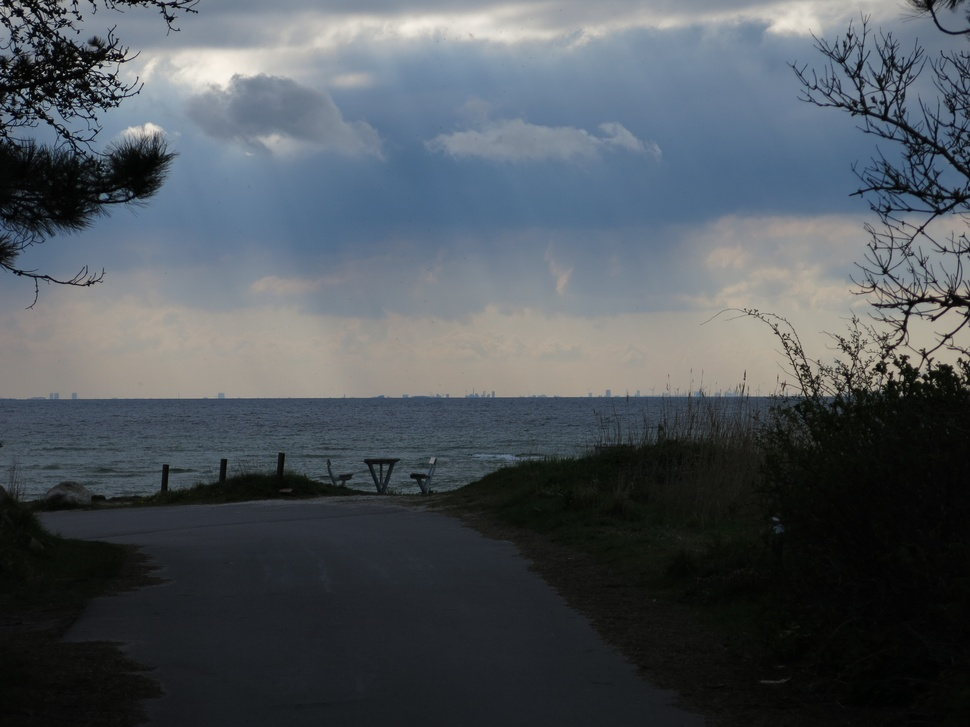
%> input picture IMG_3352.JPG, 970 x 727 px, shrunk from 4000 x 3000 before the run
$ octave His_qual.m   (GNU Octave 9; MATLAB toolbox functions it lacks are replaced by stand-ins)
%> lines starting %> are read from the running program, lines starting %| are printed output that depends on the picture
close all;
clear all;
clc;
[f,p]=uigetfile('.jpg');
%> the answer given: IMG_3352.JPG
i=strcat(p,f);
x=imread(i);
%> x is the input picture: size 727x970x3 uint8; mean R, G, B 78.5, 85.2, 91.2
if size(x,3)==3
rp=x(:,:,1);
gp=x(:,:,2);
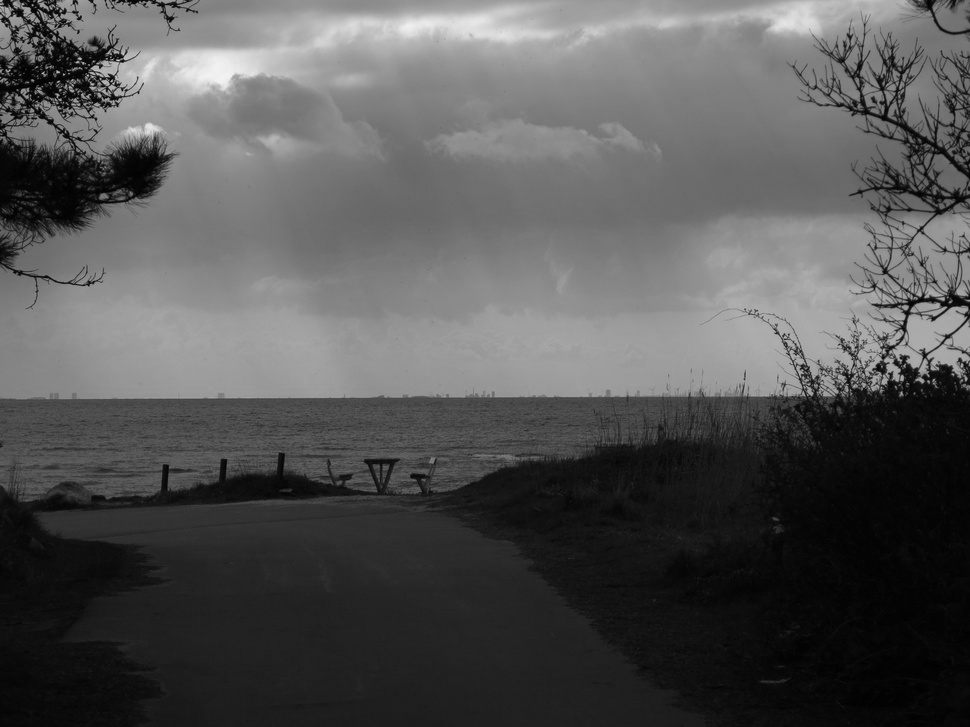
%> gp: size 727x970 uint8; min 0, max 244, mean 85.2
bp=x(:,:,3);
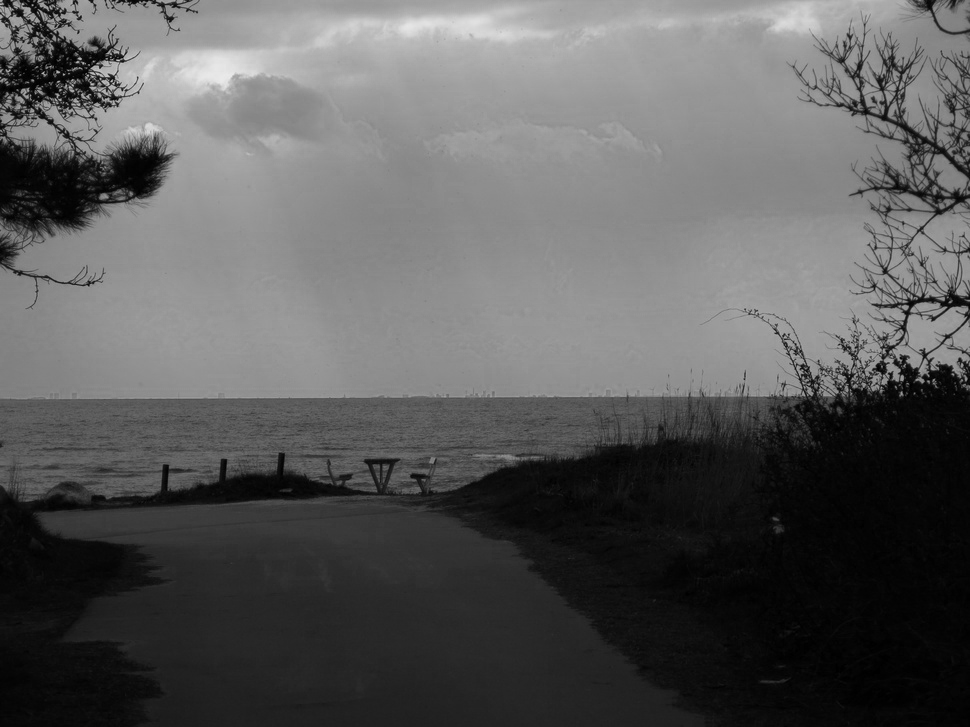
%> bp: size 727x970 uint8; min 0, max 235, mean 91.2
[xr,yr]=imhist(rp);
%> xr = 256 values, max 13582 at index 7, min 0 at index 251, mean 2754.6; yr = 256 values from 0 to 255
[xg,yg]=imhist(gp);
%> xg = 256 values, max 11468 at index 34, min 0 at index 246, mean 2754.6; yg = 256 values from 0 to 255
[xb,yb]=imhist(bp);
%> xb = 256 values, max 15766 at index 6, min 0 at index 237, mean 2754.6; yb = 256 values from 0 to 255
rp_h=histeq(rp);
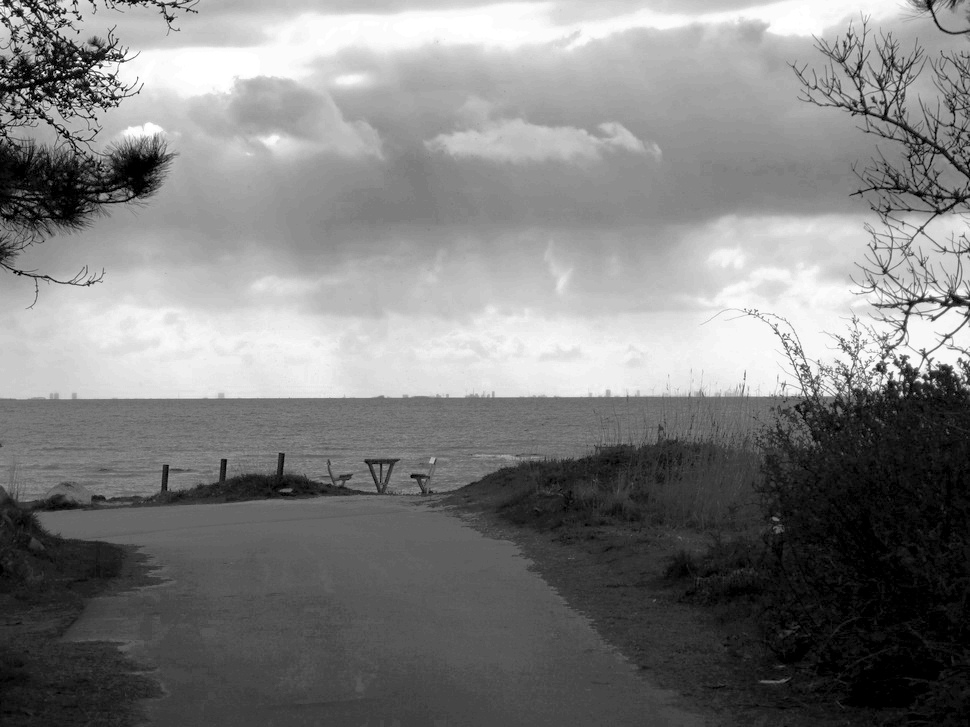
%> rp_h: size 727x970 uint8; min 0, max 255, mean 126.5
gp_h=histeq(gp);
bp_h=histeq(bp);
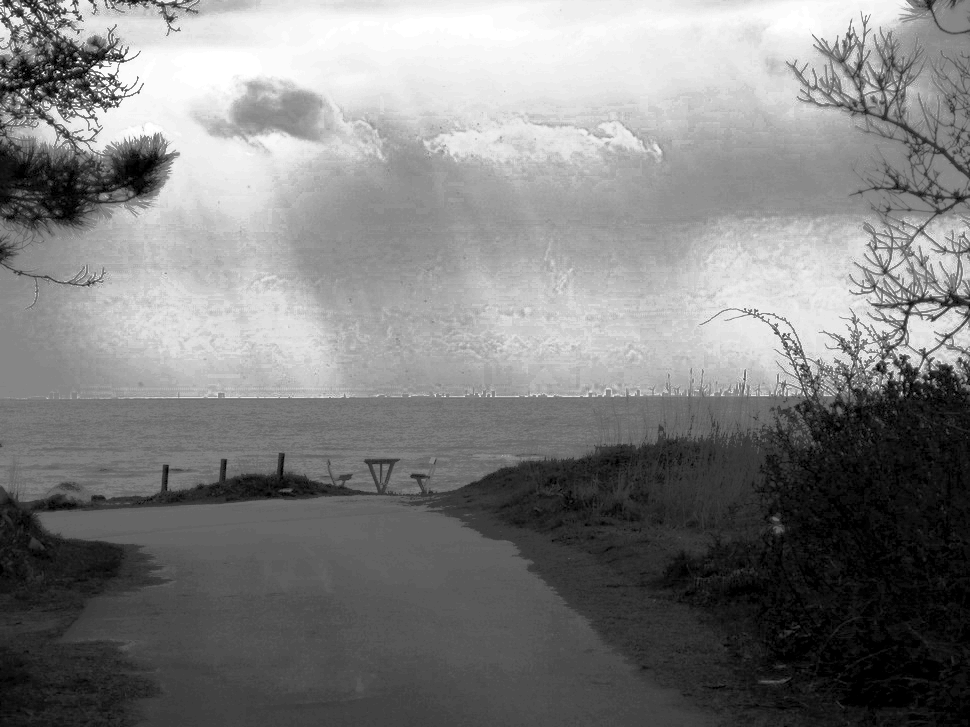
%> bp_h: size 727x970 uint8; min 0, max 255, mean 127
out_im=cat(3,rp_h,gp_h,bp_h);
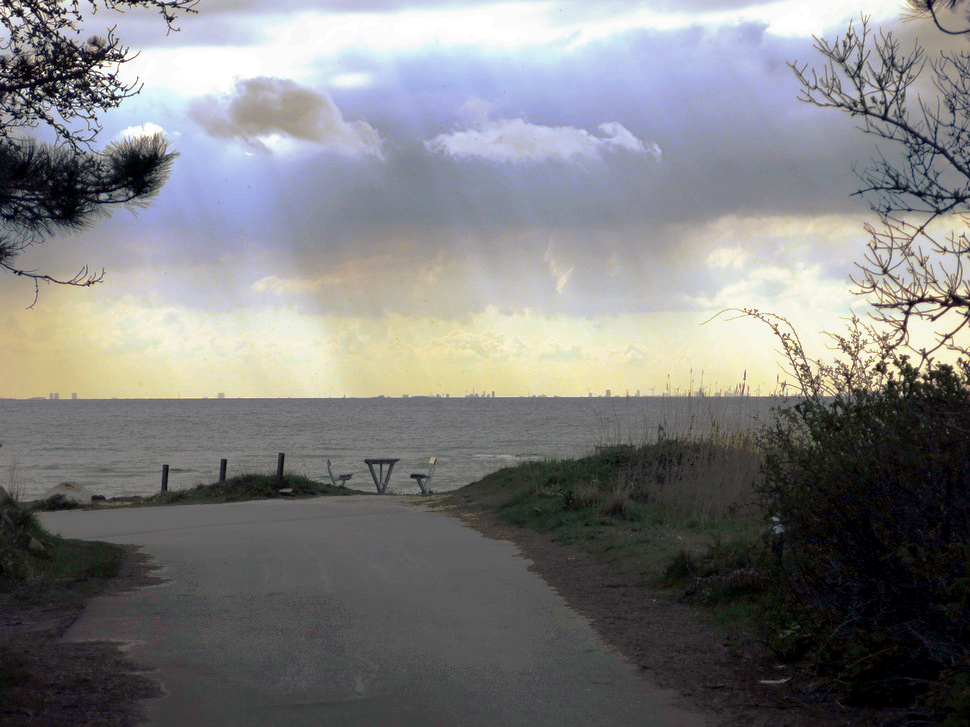
%> out_im: size 727x970x3 uint8; mean R, G, B 126.5, 126.5, 127
[xr1,yr1]=imhist(rp_h);
%> xr1 = 256 values, max 18470 at index 33, min 0 at index 2, mean 2754.6; yr1 = 256 values from 0 to 255
[xg1,yg1]=imhist(gp_h);
%> xg1 = 256 values, max 18009 at index 21, min 0 at index 2, mean 2754.6; yg1 = 256 values from 0 to 255
[xb1,yb1]=imhist(bp_h);
%> xb1 = 256 values, max 17576 at index 224, min 0 at index 2, mean 2754.6; yb1 = 256 values from 0 to 255
figure,subplot(221),imshow(x);
    subplot(222),imshow(out_im);
    subplot(223),plot(yr,xr,'r',yg,xg,'g',yb,xb,'b');
    subplot(224),plot(yr1,xr1,'r',yg1,xg1,'g',yb1,xb1,'b');
%> after `plot(yr1,xr1,'r',yg1,xg1,'g',yb1,xb1,'b')`:
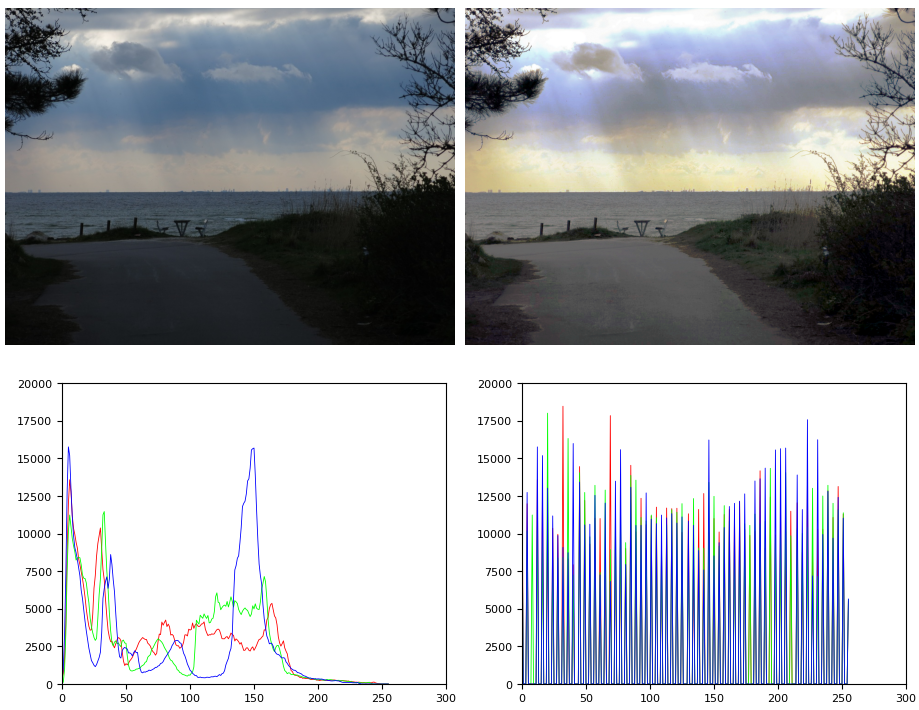
%> figure redrawn from the program's plot data, 4 panels

else
    out_im=histeq(x);
    figure,subplot(221),imshow(x);
    subplot(222),imshow(out_im);
    subplot(223),imhist(x);
    subplot(224),imhist(out_im);
end
figure,imshowpair(x,out_im,'montage');
%> after `imshowpair(x,out_im,'montage')`:
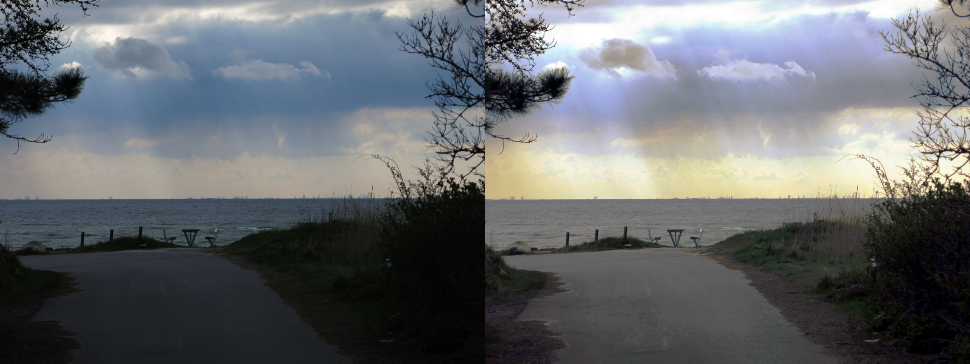
%> displayed picture: size 727x1940x3, on the screen's scale of 0 to 255 (shown at 1/2 size); mean R, G, B 103.4, 106.9, 110.2
title('orignal image and histogram equalized image');

$ run again, on 4.jpg
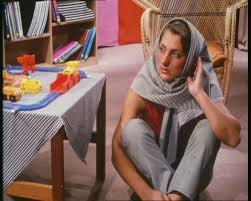
%> input picture 4.jpg, 251 x 201 px
%> x is the input picture: size 201x251x3 uint8; mean R, G, B 131, 101.5, 93.1
%> xr = 256 values, max 388 at index 123, min 1 at index 254, mean 197.1; yr = 256 values from 0 to 255
%> xg = 256 values, max 440 at index 37, min 0 at index 231, mean 197.1; yg = 256 values from 0 to 255
%> xb = 256 values, max 457 at index 30, min 0 at index 233, mean 197.1; yb = 256 values from 0 to 255
%> `out_im=cat(3,rp_h,gp_h,bp_h);`:
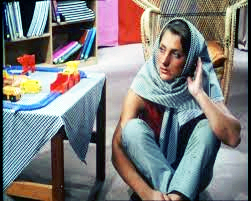
%> out_im: size 201x251x3 uint8; mean R, G, B 126.2, 126.3, 126.2
%> xr1 = 256 values, max 1179 at index 1, min 0 at index 2, mean 197.1; yr1 = 256 values from 0 to 255
%> xg1 = 256 values, max 1121 at index 1, min 0 at index 2, mean 197.1; yg1 = 256 values from 0 to 255
%> xb1 = 256 values, max 1171 at index 1, min 0 at index 2, mean 197.1; yb1 = 256 values from 0 to 255
%> `imshowpair(x,out_im,'montage')`:
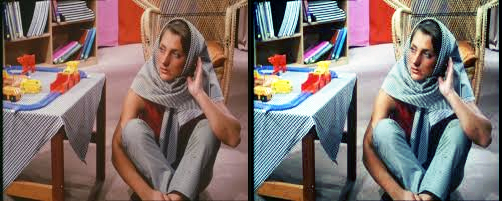
%> displayed picture: size 201x502x3, on the screen's scale of 0 to 255; mean R, G, B 128.6, 113.9, 109.7
